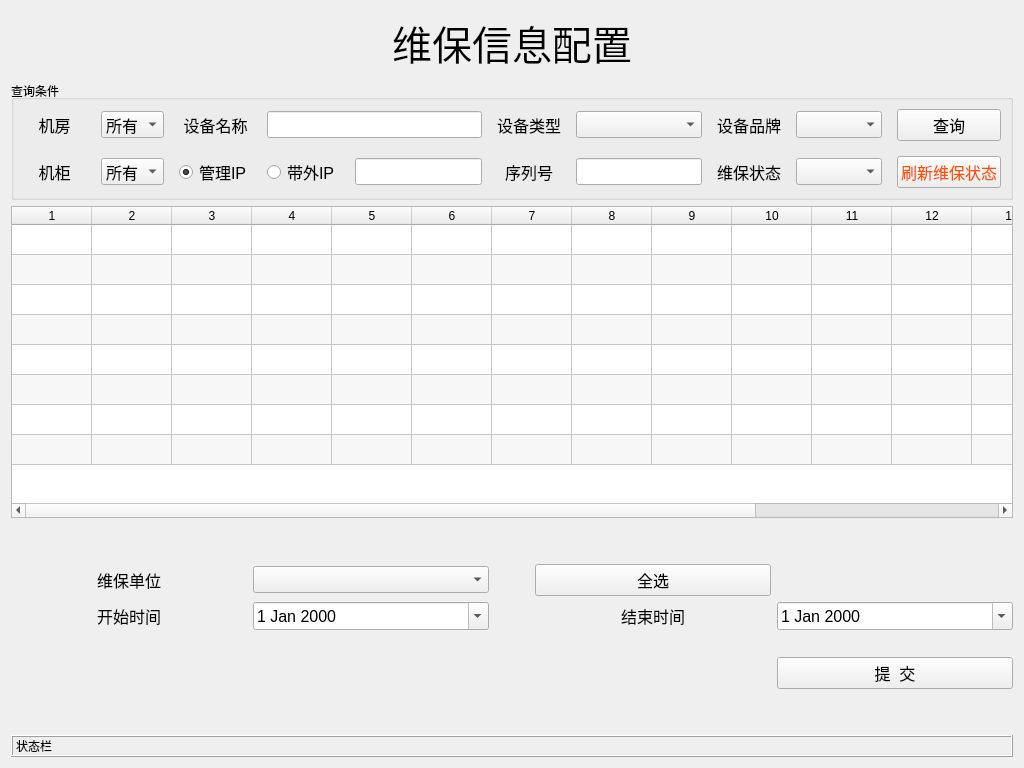
<?xml version="1.0" encoding="UTF-8"?>
<ui version="4.0">
 <class>WarrantyConfig</class>
 <widget class="QWidget" name="WarrantyConfig">
  <property name="geometry">
   <rect>
    <x>0</x>
    <y>0</y>
    <width>1024</width>
    <height>768</height>
   </rect>
  </property>
  <property name="windowTitle">
   <string>维保信息配置</string>
  </property>
  <layout class="QHBoxLayout" name="horizontalLayout">
   <item>
    <layout class="QVBoxLayout" name="verticalLayout" stretch="1,1,5,0,2,0,0">
     <item>
      <widget class="QLabel" name="lb_title">
       <property name="font">
        <font>
         <pointsize>30</pointsize>
         <underline>false</underline>
        </font>
       </property>
       <property name="styleSheet">
        <string notr="true"/>
       </property>
       <property name="text">
        <string>维保信息配置</string>
       </property>
       <property name="alignment">
        <set>Qt::AlignCenter</set>
       </property>
      </widget>
     </item>
     <item>
      <widget class="QGroupBox" name="groupBox">
       <property name="sizePolicy">
        <sizepolicy hsizetype="Preferred" vsizetype="Preferred">
         <horstretch>0</horstretch>
         <verstretch>0</verstretch>
        </sizepolicy>
       </property>
       <property name="styleSheet">
        <string notr="true"/>
       </property>
       <property name="title">
        <string>查询条件</string>
       </property>
       <property name="alignment">
        <set>Qt::AlignLeading|Qt::AlignLeft|Qt::AlignVCenter</set>
       </property>
       <property name="flat">
        <bool>false</bool>
       </property>
       <layout class="QHBoxLayout" name="horizontalLayout_2">
        <item>
         <layout class="QGridLayout" name="gridLayout" columnstretch="1,1,1,1,2,1,1,1,1,1,1">
          <property name="spacing">
           <number>15</number>
          </property>
          <item row="0" column="2">
           <widget class="QLabel" name="lb_machine_name">
            <property name="font">
             <font>
              <pointsize>12</pointsize>
             </font>
            </property>
            <property name="text">
             <string>设备名称</string>
            </property>
            <property name="alignment">
             <set>Qt::AlignCenter</set>
            </property>
           </widget>
          </item>
          <item row="0" column="5">
           <widget class="QLabel" name="label_7">
            <property name="font">
             <font>
              <pointsize>12</pointsize>
             </font>
            </property>
            <property name="text">
             <string>设备类型</string>
            </property>
            <property name="alignment">
             <set>Qt::AlignCenter</set>
            </property>
           </widget>
          </item>
          <item row="0" column="3" colspan="2">
           <widget class="QLineEdit" name="le_machine_name">
            <property name="font">
             <font>
              <pointsize>12</pointsize>
             </font>
            </property>
           </widget>
          </item>
          <item row="0" column="8">
           <widget class="QLabel" name="label">
            <property name="font">
             <font>
              <pointsize>12</pointsize>
             </font>
            </property>
            <property name="text">
             <string>设备品牌</string>
            </property>
           </widget>
          </item>
          <item row="0" column="6" colspan="2">
           <widget class="QComboBox" name="cb_sort">
            <property name="font">
             <font>
              <pointsize>12</pointsize>
             </font>
            </property>
           </widget>
          </item>
          <item row="0" column="10">
           <widget class="QPushButton" name="bt_select">
            <property name="font">
             <font>
              <pointsize>12</pointsize>
             </font>
            </property>
            <property name="text">
             <string>查询</string>
            </property>
           </widget>
          </item>
          <item row="0" column="1">
           <widget class="QComboBox" name="cb_room">
            <property name="font">
             <font>
              <pointsize>12</pointsize>
             </font>
            </property>
            <item>
             <property name="text">
              <string>所有</string>
             </property>
            </item>
           </widget>
          </item>
          <item row="0" column="0">
           <widget class="QLabel" name="label_5">
            <property name="font">
             <font>
              <pointsize>12</pointsize>
             </font>
            </property>
            <property name="text">
             <string>机房</string>
            </property>
            <property name="alignment">
             <set>Qt::AlignCenter</set>
            </property>
           </widget>
          </item>
          <item row="1" column="1">
           <widget class="QComboBox" name="cb_cabinet">
            <property name="font">
             <font>
              <pointsize>12</pointsize>
             </font>
            </property>
            <item>
             <property name="text">
              <string>所有</string>
             </property>
            </item>
           </widget>
          </item>
          <item row="1" column="3">
           <widget class="QRadioButton" name="rd_bmc_ip">
            <property name="font">
             <font>
              <pointsize>12</pointsize>
             </font>
            </property>
            <property name="text">
             <string>带外IP</string>
            </property>
           </widget>
          </item>
          <item row="1" column="0">
           <widget class="QLabel" name="label_4">
            <property name="font">
             <font>
              <pointsize>12</pointsize>
             </font>
            </property>
            <property name="text">
             <string>机柜</string>
            </property>
            <property name="alignment">
             <set>Qt::AlignCenter</set>
            </property>
           </widget>
          </item>
          <item row="1" column="5">
           <widget class="QLabel" name="label_6">
            <property name="font">
             <font>
              <pointsize>12</pointsize>
             </font>
            </property>
            <property name="text">
             <string>序列号</string>
            </property>
            <property name="alignment">
             <set>Qt::AlignCenter</set>
            </property>
           </widget>
          </item>
          <item row="1" column="10">
           <widget class="QPushButton" name="bt_flush">
            <property name="font">
             <font>
              <pointsize>12</pointsize>
             </font>
            </property>
            <property name="toolTip">
             <string>刷新新上架设备维保信息</string>
            </property>
            <property name="styleSheet">
             <string notr="true">color:rgb(255, 85, 0)</string>
            </property>
            <property name="text">
             <string>刷新维保状态</string>
            </property>
           </widget>
          </item>
          <item row="1" column="6" colspan="2">
           <widget class="QLineEdit" name="le_sn">
            <property name="font">
             <font>
              <pointsize>12</pointsize>
             </font>
            </property>
           </widget>
          </item>
          <item row="1" column="2">
           <widget class="QRadioButton" name="rd_mg_ip">
            <property name="font">
             <font>
              <pointsize>12</pointsize>
             </font>
            </property>
            <property name="text">
             <string>管理IP</string>
            </property>
            <property name="checked">
             <bool>true</bool>
            </property>
           </widget>
          </item>
          <item row="1" column="4">
           <widget class="QLineEdit" name="le_ip">
            <property name="font">
             <font>
              <pointsize>12</pointsize>
             </font>
            </property>
            <property name="text">
             <string/>
            </property>
           </widget>
          </item>
          <item row="0" column="9">
           <widget class="QComboBox" name="cb_manfactur">
            <property name="font">
             <font>
              <pointsize>12</pointsize>
             </font>
            </property>
           </widget>
          </item>
          <item row="1" column="9">
           <widget class="QComboBox" name="cb_is_under">
            <property name="font">
             <font>
              <pointsize>12</pointsize>
             </font>
            </property>
           </widget>
          </item>
          <item row="1" column="8">
           <widget class="QLabel" name="label_2">
            <property name="font">
             <font>
              <pointsize>12</pointsize>
             </font>
            </property>
            <property name="text">
             <string>维保状态</string>
            </property>
           </widget>
          </item>
         </layout>
        </item>
       </layout>
      </widget>
     </item>
     <item>
      <widget class="QTableWidget" name="tb_display">
       <property name="toolTip">
        <string/>
       </property>
       <property name="styleSheet">
        <string notr="true">selection-background-color: rgb(255, 170, 0);</string>
       </property>
       <property name="editTriggers">
        <set>QAbstractItemView::NoEditTriggers</set>
       </property>
       <property name="alternatingRowColors">
        <bool>true</bool>
       </property>
       <property name="selectionBehavior">
        <enum>QAbstractItemView::SelectRows</enum>
       </property>
       <property name="gridStyle">
        <enum>Qt::SolidLine</enum>
       </property>
       <property name="sortingEnabled">
        <bool>false</bool>
       </property>
       <property name="rowCount">
        <number>8</number>
       </property>
       <property name="columnCount">
        <number>16</number>
       </property>
       <attribute name="horizontalHeaderDefaultSectionSize">
        <number>80</number>
       </attribute>
       <attribute name="verticalHeaderVisible">
        <bool>false</bool>
       </attribute>
       <row/>
       <row/>
       <row/>
       <row/>
       <row/>
       <row/>
       <row/>
       <row/>
       <column/>
       <column/>
       <column/>
       <column/>
       <column/>
       <column/>
       <column/>
       <column/>
       <column/>
       <column/>
       <column/>
       <column/>
       <column/>
       <column/>
       <column/>
       <column/>
      </widget>
     </item>
     <item>
      <spacer name="verticalSpacer_2">
       <property name="orientation">
        <enum>Qt::Vertical</enum>
       </property>
       <property name="sizeHint" stdset="0">
        <size>
         <width>20</width>
         <height>40</height>
        </size>
       </property>
      </spacer>
     </item>
     <item>
      <layout class="QGridLayout" name="gridLayout_2" columnstretch="1,1,0,1,1">
       <item row="0" column="0">
        <widget class="QLabel" name="label_8">
         <property name="font">
          <font>
           <pointsize>12</pointsize>
          </font>
         </property>
         <property name="text">
          <string>维保单位</string>
         </property>
         <property name="alignment">
          <set>Qt::AlignCenter</set>
         </property>
        </widget>
       </item>
       <item row="1" column="0">
        <widget class="QLabel" name="label_3">
         <property name="font">
          <font>
           <pointsize>12</pointsize>
          </font>
         </property>
         <property name="text">
          <string>开始时间</string>
         </property>
         <property name="alignment">
          <set>Qt::AlignCenter</set>
         </property>
        </widget>
       </item>
       <item row="1" column="2">
        <spacer name="horizontalSpacer">
         <property name="orientation">
          <enum>Qt::Horizontal</enum>
         </property>
         <property name="sizeHint" stdset="0">
          <size>
           <width>40</width>
           <height>20</height>
          </size>
         </property>
        </spacer>
       </item>
       <item row="1" column="3">
        <widget class="QLabel" name="lb_operator">
         <property name="font">
          <font>
           <pointsize>12</pointsize>
          </font>
         </property>
         <property name="text">
          <string>结束时间</string>
         </property>
         <property name="alignment">
          <set>Qt::AlignCenter</set>
         </property>
        </widget>
       </item>
       <item row="2" column="4">
        <spacer name="verticalSpacer">
         <property name="orientation">
          <enum>Qt::Vertical</enum>
         </property>
         <property name="sizeHint" stdset="0">
          <size>
           <width>20</width>
           <height>40</height>
          </size>
         </property>
        </spacer>
       </item>
       <item row="3" column="4">
        <widget class="QPushButton" name="bt_commit">
         <property name="font">
          <font>
           <pointsize>12</pointsize>
          </font>
         </property>
         <property name="text">
          <string>提  交</string>
         </property>
        </widget>
       </item>
       <item row="0" column="1">
        <widget class="QComboBox" name="cb_org">
         <property name="font">
          <font>
           <pointsize>12</pointsize>
          </font>
         </property>
        </widget>
       </item>
       <item row="1" column="4">
        <widget class="QDateEdit" name="dt_end">
         <property name="font">
          <font>
           <pointsize>12</pointsize>
          </font>
         </property>
         <property name="contextMenuPolicy">
          <enum>Qt::DefaultContextMenu</enum>
         </property>
         <property name="acceptDrops">
          <bool>false</bool>
         </property>
         <property name="wrapping">
          <bool>false</bool>
         </property>
         <property name="buttonSymbols">
          <enum>QAbstractSpinBox::UpDownArrows</enum>
         </property>
         <property name="correctionMode">
          <enum>QAbstractSpinBox::CorrectToPreviousValue</enum>
         </property>
         <property name="currentSection">
          <enum>QDateTimeEdit::YearSection</enum>
         </property>
         <property name="calendarPopup">
          <bool>true</bool>
         </property>
        </widget>
       </item>
       <item row="1" column="1">
        <widget class="QDateEdit" name="dt_start">
         <property name="font">
          <font>
           <pointsize>12</pointsize>
          </font>
         </property>
         <property name="contextMenuPolicy">
          <enum>Qt::DefaultContextMenu</enum>
         </property>
         <property name="acceptDrops">
          <bool>false</bool>
         </property>
         <property name="wrapping">
          <bool>false</bool>
         </property>
         <property name="buttonSymbols">
          <enum>QAbstractSpinBox::UpDownArrows</enum>
         </property>
         <property name="correctionMode">
          <enum>QAbstractSpinBox::CorrectToPreviousValue</enum>
         </property>
         <property name="currentSection">
          <enum>QDateTimeEdit::YearSection</enum>
         </property>
         <property name="calendarPopup">
          <bool>true</bool>
         </property>
        </widget>
       </item>
       <item row="0" column="3">
        <widget class="QPushButton" name="bt_select_all">
         <property name="font">
          <font>
           <pointsize>12</pointsize>
          </font>
         </property>
         <property name="text">
          <string>全选</string>
         </property>
        </widget>
       </item>
      </layout>
     </item>
     <item>
      <spacer name="verticalSpacer_3">
       <property name="orientation">
        <enum>Qt::Vertical</enum>
       </property>
       <property name="sizeHint" stdset="0">
        <size>
         <width>20</width>
         <height>40</height>
        </size>
       </property>
      </spacer>
     </item>
     <item>
      <widget class="QLabel" name="lb_status">
       <property name="frameShape">
        <enum>QFrame::Box</enum>
       </property>
       <property name="frameShadow">
        <enum>QFrame::Raised</enum>
       </property>
       <property name="text">
        <string>状态栏</string>
       </property>
      </widget>
     </item>
    </layout>
   </item>
  </layout>
 </widget>
 <resources/>
 <connections/>
</ui>
